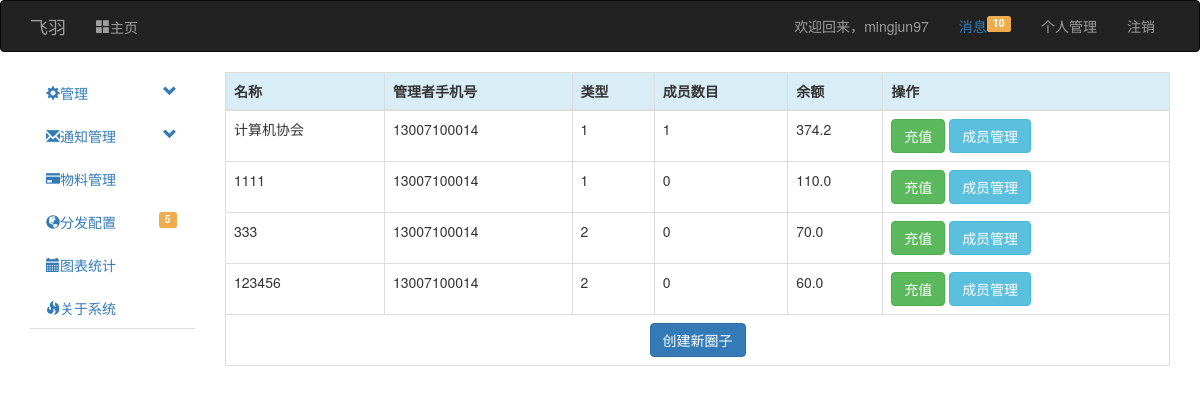
/view_group (signed in), run on an earlier commit of the app's database.
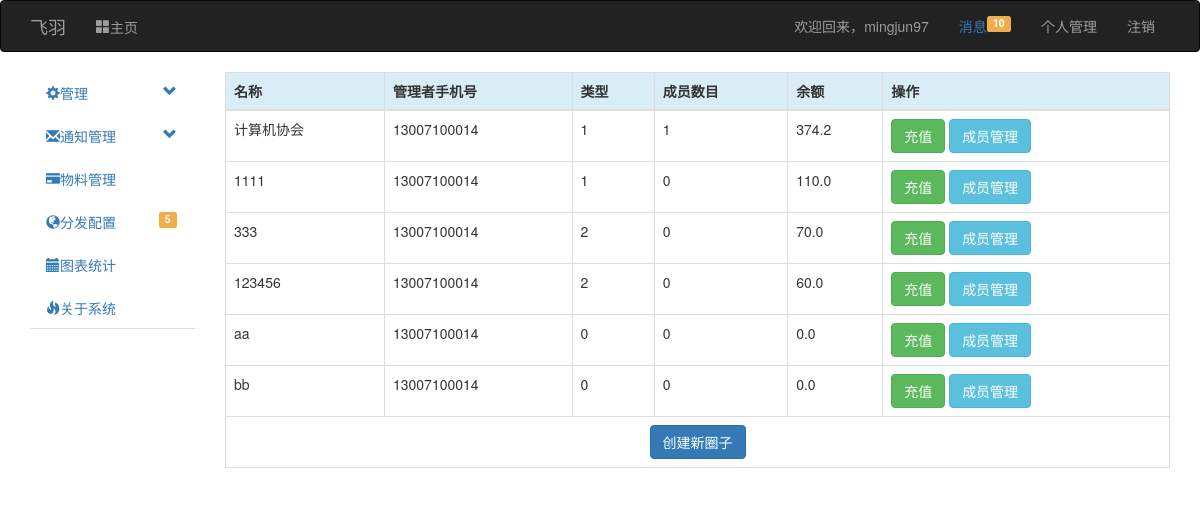
And on a later commit of the database.
### app/models.py (models this page shows, shortened)
class User(UserMixin, db.Model):
    __tablename__ = 'users'
    uid = db.Column(db.Integer, primary_key=True)
    username = db.Column(db.String(128))
    password_hash = db.Column(db.String(128))
    password_change_time = db.Column(db.Integer, default=0)
    email = db.Column(db.String(128))
    telephone = db.Column(db.String(11))
    role_id = db.Column(db.Integer)
    log_level = db.Column(db.Integer)
    email_confirmed = db.Column(db.Boolean, default=False)
    telephone_confirmed = db.Column(db.Boolean, default=False)
    telephone_confirmed_code = db.Column(db.String(6))
    telephone_confirmed_code_time = db.Column(db.Integer, default=0)
    balance = db.Column(db.Integer, default=0)
    last_login_time = db.Column(db.Integer, default=time.time)
    this_login_time = db.Column(db.Integer, default=time.time)
    useful_token = db.Column(db.String(256), default=0)
    owned_group_id = db.relationship('Group', backref='Owner')
    charge_billing = db.relationship('ChargeRecord', backref='User')
    student_card = db.Column(db.String(128), default='NULL')
    student_auth = db.Column(db.Boolean, default=False)
    balance_billing = db.relationship('Billing', backref='User')
    personal_message = db.relationship('PersonalMessage', backref='To', lazy='dynamic',
                                       primaryjoin='PersonalMessage.rec_id==User.uid')
    auth_token = db.Column(db.String(128))
    auth_token_expire = db.Column(db.Integer, default=0)
    id_card = db.Column(db.String(18))
    name = db.Column(db.String(10))
    school = db.Column(db.String(30))
    student_no = db.Column(db.String(30))
    qq = db.Column(db.String(15))
    @property
    def password(self):
        raise AttributeError('密码非可读属性！')

class Group(db.Model):
    __tablename__ = 'groups'
    id = db.Column(db.Integer, primary_key=True)
    iid = db.Column(db.Integer, default=1)
    owner_id = db.Column(db.Integer, db.ForeignKey('users.uid'))
    name = db.Column(db.String(128))
    admins = db.relationship('GroupAdmin', backref='Admin')
    balance = db.Column(db.Integer, default=0)
    charge_record = db.relationship('ChargeRecord', backref='Group')
    member = db.relationship('Member', backref='Group')
    tpl = db.relationship('SMSTpl', backref='Group')
    image = db.Column(db.LargeBinary)
    type = db.Column(db.Integer)
    role_json = db.Column(db.Text, default='{"-1":"所有者","5":"部长","0":"会员"}')
    tel = db.Column(db.String(11))
    owned_form_id = db.relationship('Form', backref='Owner')
    member_c = db.Column(db.Integer, default=0)
    short_name = db.Column(db.String(128))
    description = db.Column(db.Text)
    manager_name = db.Column(db.String(20))
    email = db.Column(db.String(256))
    tel_public = db.Column(db.Boolean)
    def get_balance(self):
        return self.balance / 1000

### app/manage/views.py (the view)
@manage.route('/view_group', methods=['GET', 'POST'])
@login_required
def view_group():
    groups = Group.query.filter_by(Owner=current_user).all()
    member = Member()
    return render_template('manage/view_group.html', groups=groups, member=member)

### app/manage/__init__.py (called while the page is built)
@manage.app_context_processor
def inject_base64():
    b = base64.b64encode
    str1 = str
    fmttimestamp = f2t
    return dict(b=b, str=str1, fmttime=fmttimestamp)

### app/manage/views.py (called while the page is built)
@manage.before_app_request
def before_request():
    if request.endpoint is None:
        abort(404)
    if current_user.is_authenticated \
    and not (current_user.email_confirmed or current_user.telephone_confirmed) \
    and request.endpoint[:5] != 'auth.' \
    and request.endpoint[:14] != 'manage.confirm' \
    and request.endpoint[:19] != 'manage.unconfirmed' \
    and request.endpoint != 'static' \
    and request.endpoint != 'api_v1.get_message' \
    and request.endpoint[:15] != 'manage.confirm_':
        print(request.endpoint[:16])
        return redirect(url_for('manage.unconfirmed'))

### app/models.py (called while the page is built)
@login_manager.user_loader
def load_user(user_id):
    return User.query.get(int(user_id))

### app/templates/manage/view_group.html
{% extends "base.html" %}
{% block page_content %}
    <table class="table table-bordered table-responsive">
      <thead>
        <tr class="info">
          <th>名称</th>
          <th>管理者手机号</th>
          <th>类型</th>
            <th>成员数目</th>
            <th>余额</th>
            <th>操作</th>
        </tr>
      </thead>
      <tbody>
        {% for group in groups%}
            <tr>
                <td>{{ group.name }}</td>
                <td>{{ group.Owner.telephone }}</td>
                <td>{{ group.type }}</td>
                <td>{{ member.query.filter_by(Group=group).count() }}</td>
                <td>{{ group.get_balance() }}</td>
                <td><a class="btn btn-success" href="{{ url_for("manage.group_charge", group_id=b(s=str(group.id).encode('utf-8'))) }}">充值</a>
                    <a class="btn btn-info"href="{{ url_for("manage.group_manage", group_id=b(s=str(group.id).encode('utf-8'))) }}">成员管理</a> </td>
            </tr>
        {% else %}
            <td colspan="999" class="text-center"><div class="label label-danger">您当前还未建立圈子！</div></td>
        {% endfor %}
            <tr>
                <td colspan="999"><div class="text-center"><a href="{{ url_for("manage.create_group") }}" class="btn btn-primary">创建新圈子</a></div></td>
            </tr>
      </tbody>
    </table>
{% endblock %}

### app/templates/base.html (shortened to what this page needs)
{% extends "bootstrap/base.html" %}
{% block navbar %}
<div class="navbar navbar-inverse" role="navigation">
    <div class="container">
        <div class="navbar-header">
            <a class="navbar-brand" href="/">飞羽</a>
        </div>
        <div class="navbar-collapse collapse">
            <ul class="nav navbar-nav">
                <li class="{% if request.endpoint == 'manage.index' %}active{% endif %}"><a href="/"><i class="glyphicon glyphicon-th-large">主页</i></a></li>
            </ul>
            <ul class="nav navbar-nav navbar-right">
                {% if current_user.is_authenticated %}
                <li><span class="navbar-text">欢迎回来，<a class="navbar-link" href="{{ url_for('manage.console') }}">{{ current_user.username }}</a></span></li>
                    <li><span class="navbar-text"><a href="#">消息{% if current_user.personal_message.filter_by(status=0).count() != 0 %}<span class="label label-warning pull-right">{{ current_user.personal_message.filter_by(status=0).count() }}</span>{% endif %}</a> </span></li>
                    <li><a href="{{ url_for('manage.user_info') }}">个人管理</a> </li>
                <li><a href="{{ url_for('auth.logout') }}">注销</a></li>
                {% else %}
                <li><a href="{{ url_for('auth.login') }}">登录</a></li>
                <li><a href="{{ url_for('auth.reg') }}">注册</a></li>
                {% endif %}
            </ul>
        </div>
    </div>
</div>
{% endblock %}
{% block content %}
    <div class="container">
        <div class="row">
            {% if current_user.is_authenticated and request.endpoint != 'manage.index' %}
            <div class="col-md-2">
                <ul id="main-nav" class="nav nav-tabs nav-stacked" style="">
                    <li>
                        <a href="#systemSetting" class="nav-header collapsed" data-toggle="collapse">
                            <i class="glyphicon glyphicon-cog"></i>管理
                            <span class="pull-right glyphicon glyphicon-chevron-down"></span>
                            </a>
                    </li>
                    <li>
                        <a href="#messageManager" class="nav-header collapsed" data-toggle="collapse">
                            <i class="glyphicon glyphicon-envelope"></i>通知管理
                            <span class="pull-right glyphicon glyphicon-chevron-down"></span>
                            </a>
                    </li>
                    <li>
                        <a href="./plans.html"><i class="glyphicon glyphicon-credit-card"></i>物料管理</a>
                    </li>
                    <li><a href="./grid.html"><i class="glyphicon glyphicon-globe"></i>分发配置
                    <span class="label label-warning pull-right">5</span>
                    </a>
                    </li>
                    <li><a href="./charts.html"><i class="glyphicon glyphicon-calendar"></i>图表统计</a>
                    </li>
                    <li>
                    <a href="#"><i class="glyphicon glyphicon-fire"></i>关于系统</a>
                    </li>
                </ul>
            </div>
            {% endif %}
        <div class="col-md-10">
            {% block page_content %} {% endblock %}
        </div>
    </div>
</div>
{% endblock %}

What changed in the data, as far as the page shows it:
added Group: name "aa", Owner.telephone "13007100014", type "0", query.filter_by "0", get_balance "0.0"
added Group: name "bb", Owner.telephone "13007100014", type "0", query.filter_by "0", get_balance "0.0"
